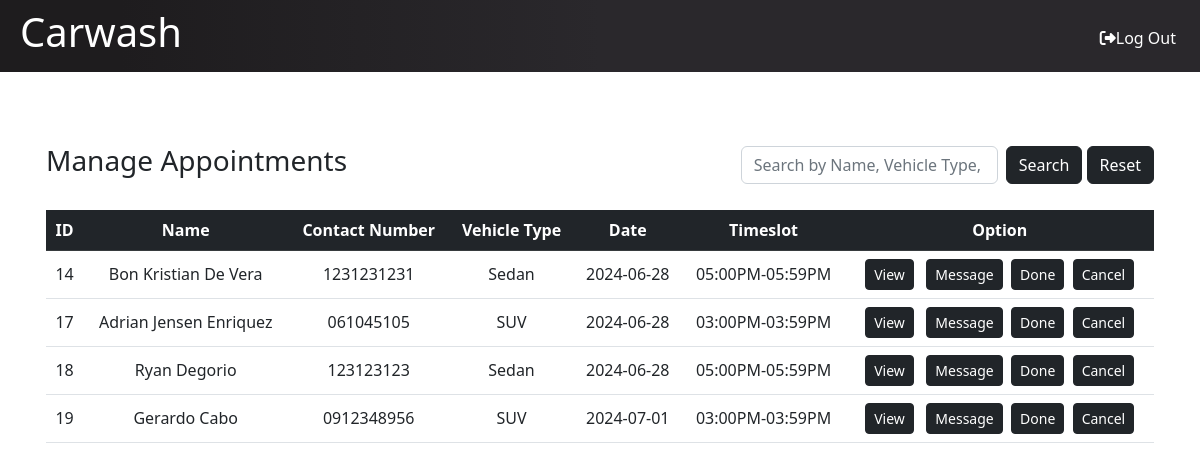
/admin/admin-appoint.php (signed in), run on the app's committed database.
### tables this page shows
CREATE TABLE `appointment_tbl` (
  `appointID` int(10) UNSIGNED NOT NULL,
  `customerID` int(11) UNSIGNED NOT NULL,
  `wtypeID` int(11) UNSIGNED NOT NULL,
  `servID` int(11) UNSIGNED NOT NULL,
  `vID` int(11) UNSIGNED NOT NULL,
  `date` date DEFAULT NULL,
  `timeslot` varchar(20) NOT NULL,
  `mop` varchar(20) NOT NULL,
  `note` varchar(50) NOT NULL,
  `status` varchar(15) NOT NULL
);

CREATE TABLE `customer_tbl` (
  `customerID` int(11) UNSIGNED NOT NULL,
  `firstname` varchar(30) NOT NULL,
  `lastname` varchar(50) NOT NULL,
  `username` varchar(30) NOT NULL,
  `email` varchar(50) NOT NULL,
  `phonenum` varchar(14) NOT NULL,
  `password` varchar(255) NOT NULL
);

CREATE TABLE `vehicle_tbl` (
  `vID` int(3) UNSIGNED NOT NULL,
  `vname` varchar(50) NOT NULL,
  `sizeID` int(11) UNSIGNED NOT NULL
);

### admin/admin-appoint.php (the view, shortened to what this page needs)
<?php
    include "../include/connection.php";
    include "../include/header.php";
?>
<div class="container px-3 pt-4">
    <div class="mb-4 d-flex justify-content-between align-items-center">
        <h3>Manage Appointments</h3>
        <form method="GET" action="<?php echo $_SERVER['PHP_SELF']; ?>" class="d-flex">
            <input type="text" name="search" class="form-control me-2" placeholder="Search by Name, Vehicle Type, or Date" value="<?php echo isset($_GET['search']) ? $_GET['search'] : ''; ?>">
            <button type="submit" class="btn btn-dark">Search</button> &nbsp;
            <a href="admin-appoint.php" class = "btn btn-dark">Reset</a>
        </form>
    </div>
    <table class="table table-hover text-center ">
    <thead class="table-dark align-middle">
        <tr>
        <th scope="col">ID</th>
        <th scope="col">Name</th>
        <th scope="col">Contact Number</th>
        <th scope="col">Vehicle Type</th>
        <th scope="col">Date</th>
        <th scope="col">Timeslot</th>
        <th scope="col">Option</th>
        </tr>
    </thead>
    <tbody>
        <?php
          $sql = "SELECT a.appointID, c.customerID, c.firstname, c.lastname, c.phonenum, v.vname AS vehicle_type, wt.washtype AS wash_type, st.sname AS service_type, s.price, a.date, a.timeslot, a.mop AS mode_of_payment, a.note, s.servID
          FROM appointment_tbl a
          INNER JOIN customer_tbl c ON a.customerID = c.customerID
          INNER JOIN vehicle_tbl v ON a.vID = v.vID
          INNER JOIN washtype_tbl wt ON a.wtypeID = wt.wtypeID
          INNER JOIN service_tbl s ON a.servID = s.servID
          INNER JOIN servicetype_tbl st ON s.stypeID = st.stypeID
          WHERE a.status='Booked'";
        $sql .= " ORDER BY a.date ASC";
        $result = mysqli_query($con, $sql);
        if (mysqli_num_rows($result) > 0) {
        while ($row = mysqli_fetch_assoc($result)) {
        ?>
            <tr class="align-middle fs-6">
                <td><?php echo $row["appointID"]; ?></td>
                <td class="text-capitalize"><?php echo $row["firstname"] . " " . $row["lastname"]; ?></td>
                <td><?php echo $row["phonenum"]; ?></td>
                <td><?php echo $row["vehicle_type"]; ?></td>
                <td><?php echo $row["date"]; ?></td>
                <td><?php echo $row["timeslot"]; ?></td>
                <td>
                <button type="button" class="btn btn-dark btn-sm viewbtn" data-bs-toggle="modal" data-bs-target="#view"
                data-appointid="<?php echo $row['appointID']; ?>"
                data-name="<?php echo $row['firstname'] . ' ' . $row['lastname']; ?>"
                data-phonenum="<?php echo $row['phonenum']; ?>"
                data-vehicletype="<?php echo $row['vehicle_type']; ?>"
                data-washtype="<?php echo $row['wash_type']; ?>"
                data-servicetype="<?php echo $row['service_type']; ?>"
                data-price="<?php echo "PHP " . $row['price']; ?>"
                data-date="<?php echo $row['date']; ?>"
                data-timeslot="<?php echo $row['timeslot']; ?>"
                data-mode="<?php echo $row['mode_of_payment']; ?>"
                data-note="<?php echo $row['note']; ?>">View</button>
              <a href="admin-reply.php?cid=<?php echo htmlspecialchars($row['customerID']); ?>" class="btn btn-dark btn-sm">Message</a>&nbsp;
              <a href="usercomplete.php?id=<?php echo $row["appointID"]; ?>" class="btn btn-dark btn-sm">Done</a>&nbsp;
              <a onclick="return confirm('Are you sure you want to cancel this appointment?')" href="admin-cancel.php?aid=<?php echo $row["appointID"]; ?>" class="btn btn-dark btn-sm">Cancel</i></a>
                </td>
            </tr>
        <?php
        }
        } else {
        echo '<tr><td colspan="10">No appointments found.</td></tr>';
        }
        ?>
    </tbody>
    </table>
</div>
<?php include "../include/footer.php";?>

### include/header.php (shortened to what this page needs)
<!DOCTYPE html>
<html lang="en">
<head>
  <link href="https://cdn.jsdelivr.net/npm/bootstrap@5.2.3/dist/css/bootstrap.min.css" rel="stylesheet">
  <link rel="stylesheet" href="https://cdnjs.cloudflare.com/ajax/libs/font-awesome/6.4.0/css/all.min.css" />
</head>
<body>
    <nav class="navbar navbar-light fs-3 mb-5" style="background: linear-gradient(90deg, #1E1C1E 10%, #2A282C 50%);">
        <h1 style="color:#fff; padding-left:20px;">Carwash<h2>
        <a href="logout.php" class="fs-6 text-decoration-none me-4" style="color: #fff;"><i class="fa-solid fa-right-from-bracket"></i>Log Out</a>
    </nav>

### include/footer.php (shortened to what this page needs)
</body>
</html>

### data on the page
appointment_tbl: appointID "14", customerID.firstname "Bon Kristian", customerID.lastname "De Vera", customerID.phonenum "1231231231", vID.vname "Sedan", date "2024-06-28", timeslot "05:00PM-05:59PM"
appointment_tbl: appointID "17", customerID.firstname "Adrian Jensen", customerID.lastname "Enriquez", customerID.phonenum "061045105", vID.vname "SUV", date "2024-06-28", timeslot "03:00PM-03:59PM"
appointment_tbl: appointID "18", customerID.firstname "Ryan", customerID.lastname "Degorio", customerID.phonenum "123123123", vID.vname "Sedan", date "2024-06-28", timeslot "05:00PM-05:59PM"
appointment_tbl: appointID "19", customerID.firstname "Gerardo", customerID.lastname "Cabo", customerID.phonenum "0912348956", vID.vname "SUV", date "2024-07-01", timeslot "03:00PM-03:59PM"
